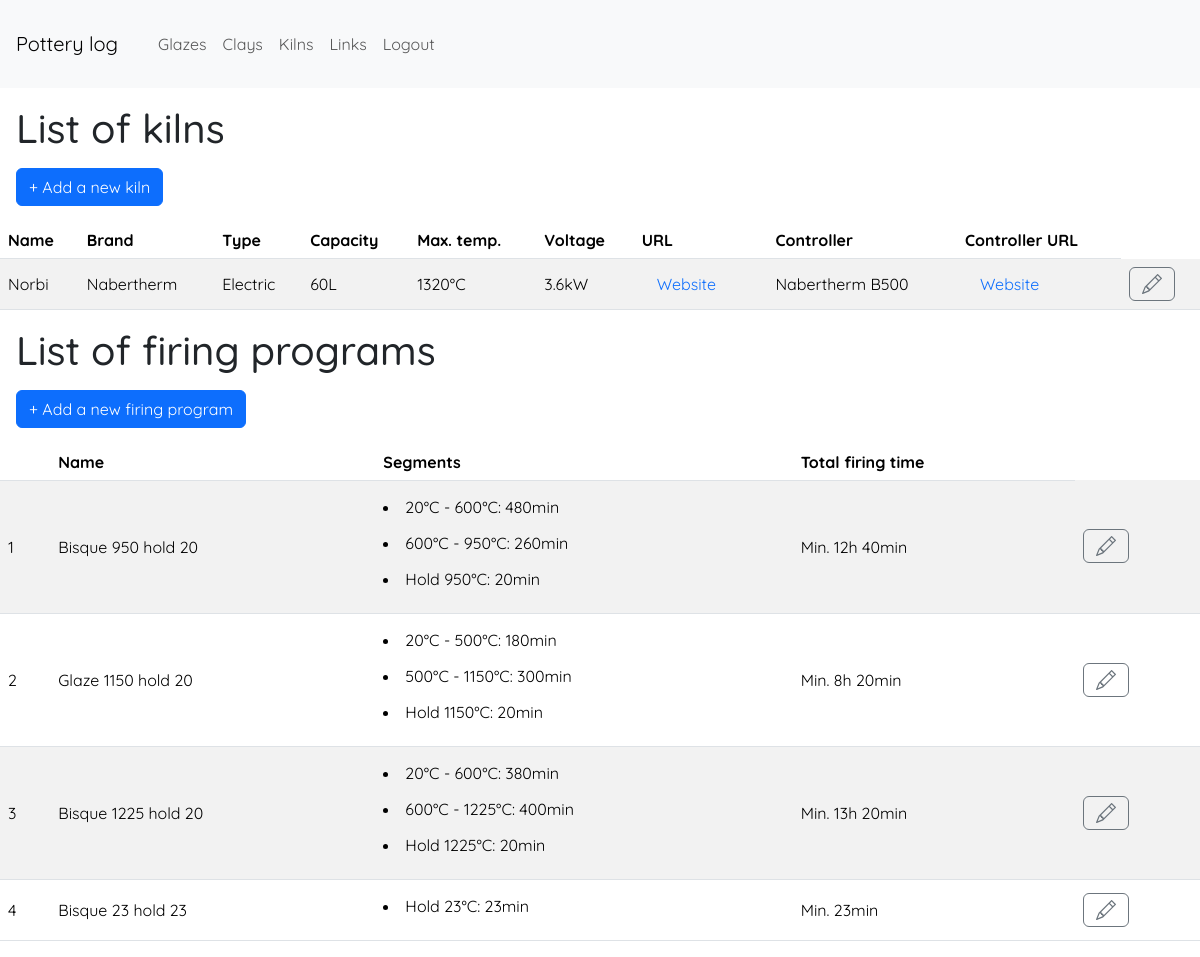
The page /viewkilns (signed in) on the database as committed earlier.
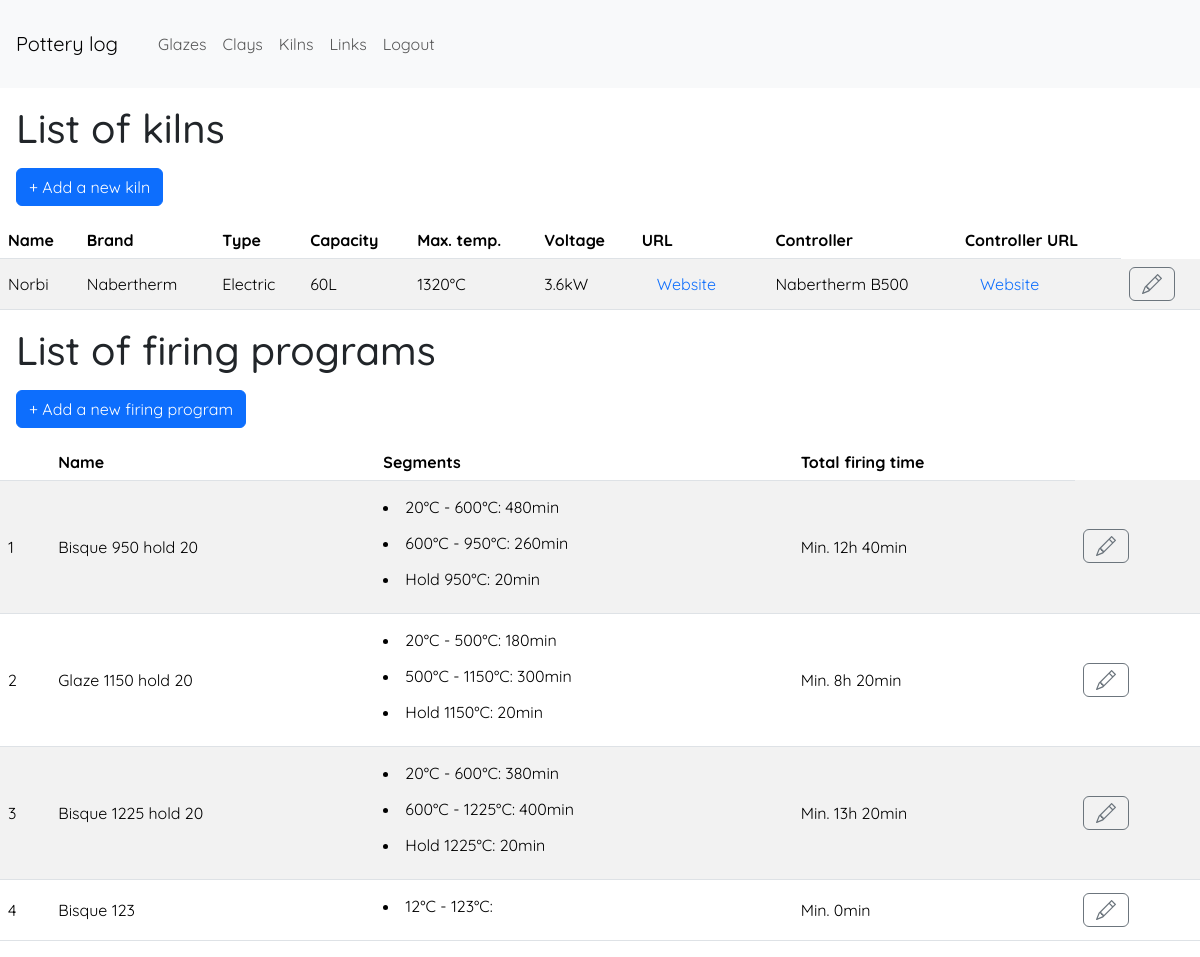
The same page on the database as committed later.
### app/models.py (models this page shows, shortened)
class Kiln(db.Model):
    __tablename__ = 'kiln'
    id = db.Column(db.Integer, primary_key=True)
    name = db.Column(db.String(140), index=True)
    brand = db.Column(db.String(140), index=True)
    type = db.Column(db.String(20)) # Electric or Gas
    capacity = db.Column(db.Integer) # in L
    temp_max = db.Column(db.Integer) # in °C
    voltage = db.Column(db.Float(20)) # in kW
    url = db.Column(db.String)
    controller = db.Column(db.String(200))
    controller_url = db.Column(db.String)
    bisque_fired_pots  = db.relationship('Pot', back_populates='bisque_fired_with_kiln', foreign_keys='[Pot.bisque_fire_kiln_id]', lazy='dynamic')
    glaze_fired_pots  = db.relationship('Pot', back_populates='glaze_fired_with_kiln', foreign_keys='[Pot.glaze_fire_kiln_id]', lazy='dynamic')

class FiringProgram(db.Model):
    __tablename__ = 'firing_program'
    id = db.Column(db.Integer, primary_key=True)
    type = db.Column(db.String(20)) # Bisque or Glaze
    name = db.Column(db.String(100))
    associated_segments = db.relationship('ProgramSegment', back_populates='program', lazy='dynamic', cascade='all')
    bisque_pots = db.relationship('Pot', back_populates='bisque_fired_with_program', foreign_keys='[Pot.bisque_fire_program_id]', lazy='dynamic')
    glaze_pots = db.relationship('Pot', back_populates='glaze_fired_with_program', foreign_keys='[Pot.glaze_fire_program_id]', lazy='dynamic')

class ProgramSegment(db.Model):
    __tablename__ = 'program_segment'
    program_id = db.Column(db.Integer, db.ForeignKey('firing_program.id'), primary_key=True)
    segment_id = db.Column(db.Integer, db.ForeignKey('firing_segment.id'), primary_key=True)
    segment_order = db.Column(db.Integer)
    program = db.relationship('FiringProgram', back_populates='associated_segments')
    segment = db.relationship('FiringSegment', back_populates='associated_programs')

class FiringSegment(db.Model):
    __tablename__ = 'firing_segment'
    id = db.Column(db.Integer, primary_key=True)
    temp_start = db.Column(db.Integer) # in °C
    temp_end = db.Column(db.Integer) # in °C
    time_to_reach = db.Column(db.Integer) # in min
    associated_programs = db.relationship('ProgramSegment', back_populates='segment', lazy='dynamic', cascade='all')

### app/controller.py (the view)
@app.route('/viewkilns')
@login_required
def view_kilns():
    kilns = Kiln.query.all()
    firing_programs = FiringProgram.query.all()
    kiln_form = AddKilnForm()
    program_form = AddFiringProgramForm()
    total_firing_time = {}
    for program in firing_programs:
        ordered_segments = ProgramSegment.query.filter_by(program=program).order_by(ProgramSegment.segment_order).all()
        program.ordered_segments = ordered_segments
        total_firing_time[program.id] = program_firing_time(program)
    return render_template('viewkilns.html', title='List of kilns', kilns=kilns, firing_programs=firing_programs, total_firing_time=total_firing_time, kiln_form=kiln_form, program_form=program_form)

### app/models.py (called while the page is built)
@login.user_loader
def load_user(id):
    return User.query.get(int(id))

### app/utils.py (called while the page is built)
def set_kiln_type_choices():
    return [(index + 1, type) for index, type in enumerate(KILN_TYPES)]

def set_firing_program_type_choices():
    return [(index + 1, type) for index, type in enumerate(FIRING_PROGRAM_TYPES)]

def program_firing_time(firing_program):
    segments = firing_program.associated_segments
    minutes_sum = sum(segment.segment.time_to_reach for segment in segments)
    hours, minutes = divmod(minutes_sum, 60)
    if hours > 0:
        return '{}h {}min'.format(hours, minutes)
    else:
        return '{}min'.format(minutes)

### app/templates/viewkilns.html (shortened to what this page needs)
{% extends 'layout.html' %}
{% block main %}
<h1 class="m-3">List of kilns</h1>
<div class="m-3">
    <button id="add-new-kiln" type="button" class="btn btn-primary" data-toggle="modal" data-target="#modal-add-edit-kiln" data-reload-page="true">&plus; Add a new kiln</button>
</div>
<table class="table table-striped">
    <thead>
        <tr>
            <th>Name</th>
            <th>Brand</th>
            <th>Type</th>
            <th>Capacity</th>
            <th>Max. temp.</th>
            <th>Voltage</th>
            <th>URL</th>
            <th>Controller</th>
            <th>Controller URL</th>
        </tr>
    </thead>
    <body>
        {% for kiln in kilns %}
        <tr>
            <td class="vertical-center">{{ kiln.name or '' }}</td>
            <td class="vertical-center">{{ kiln.brand or '' }}</td>
            <td class="vertical-center">{{ kiln.type or '' }}</td>
            <td class="vertical-center">{{ kiln.capacity ~ 'L' if kiln.capacity else '' }}</td>
            <td class="vertical-center">{{ kiln.temp_max ~ '°C' if kiln.temp_max else '' }}</td>
            <td class="vertical-center">{{ kiln.voltage ~ 'kW' if kiln.voltage else '' }}</td>
            <td class="vertical-center">
                {% if kiln.url %}
                    <a class="hover-border-link" href="{{ kiln.url }}" target="_blank">
                        Website
                    </a>
                {% endif %}
            </td>
            <td class="vertical-center">{{ kiln.controller or '' }}</td>
            <td class="vertical-center">
                {% if kiln.controller_url %}
                    <a class="hover-border-link" href="{{ kiln.controller_url }}" target="_blank">
                        Website
                    </a>
                {% endif %}
            </td>
            <td class="vertical-center">
                <button type="button" class="btn btn-outline-secondary" id="open-modal-edit-item-{{ kiln.id }}" data-toggle="modal" data-target="#modal-add-edit-kiln" data-reload-page="true" data-itemtype="kiln">
                </button>
            </td>
        </tr>
        {% endfor %}
    </body>
</table>
<h1 class="m-3">List of firing programs</h1>
<div class="m-3">
    <button id="add-new-firing-program" type="button" class="btn btn-primary" data-toggle="modal" data-target="#modal-add-edit-firing-program" data-reload-page="true">&plus; Add a new firing program</button>
</div>
<table class="table table-striped">
    <thead>
        <tr>
            <th></th>
            <th>Name</th>
            <th>Segments</th>
            <th>Total firing time</th>
        </tr>
    </thead>
    <body>
        {% for program in firing_programs %}
        <tr>
            <td class="vertical-center">{{ program.id or '' }}</td>
            <td class="font-weight-bold vertical-center">{{ program.name or '' }}</td>
            <td class="vertical-center">
                <dd>
                    {% for segment in program.ordered_segments %}
                        <li class="py-2">
                            {% if segment.segment.temp_start == segment.segment.temp_end %}
                                Hold {{ segment.segment.temp_start ~ '°C' or '' }}:
                            {% else %}
                                {{ segment.segment.temp_start ~ '°C' or '' }} -
                                {{ segment.segment.temp_end ~ '°C' or '' }}:
                            {% endif %}
                            {% if segment.segment.time_to_reach %}
                                {{ segment.segment.time_to_reach ~ 'min' or '' }}
                            {% endif %}
                        </li>
                    {% endfor %}
                </dd>
            </td>
            <td class="vertical-center">Min. {{ total_firing_time[program.id] }}</td>
            <td class="vertical-center">
                <button type="button" class="btn btn-outline-secondary" id="open-modal-edit-item-{{ program.id }}" data-toggle="modal" data-target="#modal-add-edit-firing-program" data-reload-page="true" data-itemtype="firing-program">
                </button>
            </td>
        </tr>
        {% endfor %}
    </body>
</table>
{% endblock %}

### app/templates/layout.html (shortened to what this page needs)
<!DOCTYPE html>
<html lang="en">
    <head>
        <link href="https://cdn.jsdelivr.net/npm/bootstrap@5.3.2/dist/css/bootstrap.min.css" rel="stylesheet">
        <link href="/static/css/styles.css" rel="stylesheet">
        <link rel="stylesheet" href="https://cdn.jsdelivr.net/npm/bootstrap-icons@1.11.1/font/bootstrap-icons.css">
    </head>
    <body>
        <main>
            <nav class="navbar navbar-expand-lg navbar-light bg-light">
                <a class="navbar-brand m-3" href="{{ url_for('index') }}">Pottery log</a>
                <div class="collapse navbar-collapse m-3" id="navbarNav">
                    <ul class="navbar-nav">
                        {% if current_user.is_anonymous %}
                        <li class="nav-item">
                            <a class="nav-link" href="{{ url_for('login') }}">Login</a>
                        </li>
                        {% else %}
                        <li class="nav-item">
                            <a class="nav-link" href="{{ url_for('view_glazes') }}">Glazes</a>
                        </li>
                        <li class="nav-item">
                            <a class="nav-link" href="{{ url_for('view_clays') }}">Clays</a>
                        </li>
                        <li class="nav-item">
                            <a class="nav-link" href="{{ url_for('view_kilns') }}">Kilns</a>
                        </li>
                        <li class="nav-item">
                            <a class="nav-link" href="{{ url_for('view_links') }}">Links</a>
                        </li>
                        <li class="nav-item">
                            <a class="nav-link" href="{{ url_for('logout') }}">Logout</a>
                        </li>
                        {% endif %}
                    </ul>
                </div>
            </nav>
            {% block main %}
            {% endblock %}
        </main>
    </body>
</html>

### app/static/css/styles.css (style rules this page uses)
body { margin: 0; font-family: 'Quicksand', sans-serif; }
a.hover-border-link { color: #0d6efd; text-decoration: none; padding: 8px 13px; border: 2px solid transparent; transition: all 0.1s; }
.vertical-center { vertical-align: middle; }

Rows that differ between the two databases and show on the page:
changed FiringProgram id 4: name "Bisque 23 hold 23" → "Bisque 123"; total_firing_time "23min" → "0min"
changed through a linked row, ProgramSegment (number 10 of 10 on the later page): segment "23°C" → "12°C"; segment "23min" → "123°C"; text "Hold" → "-"
